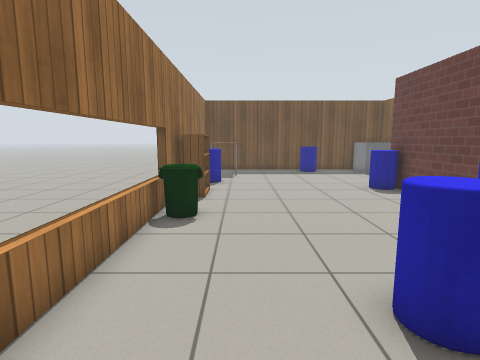
View 1 (above)

17 first-person views from a walk through a world built for the Gazebo simulator. The camera is 1.1 m above the floor, tilts 8° down and sees 80° across. The floor is counted in squares, 0.5 m on a side. Each view is taken from the middle of a square. On the plan, view 1 faces up. The plan holds only what a view shows up to about 18 squares ahead; the rest is blank. Simple patterns stand in for the simulator's built-in surfaces.

View 2
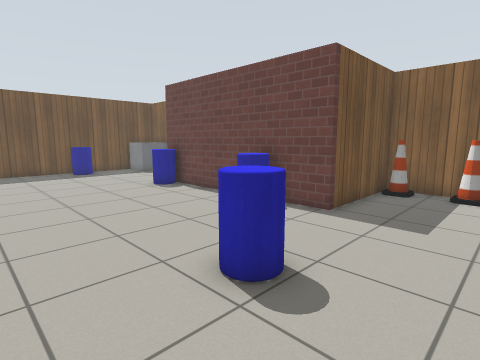

View 3
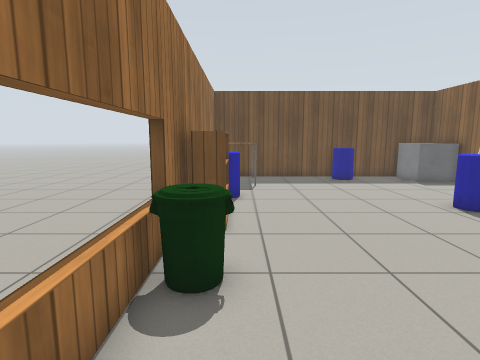

View 4
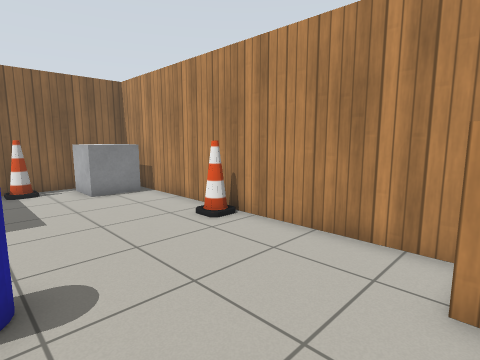

View 5
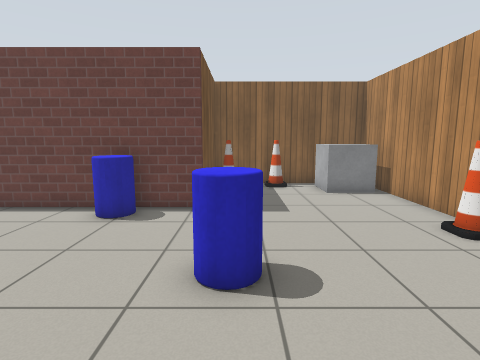

View 6
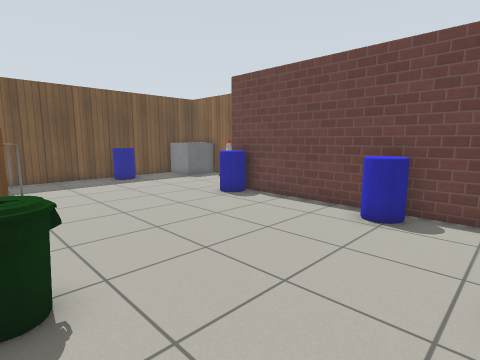

View 7
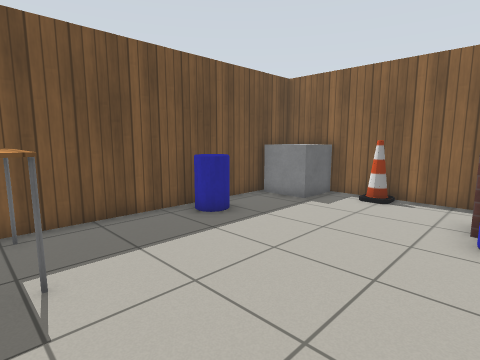

View 8
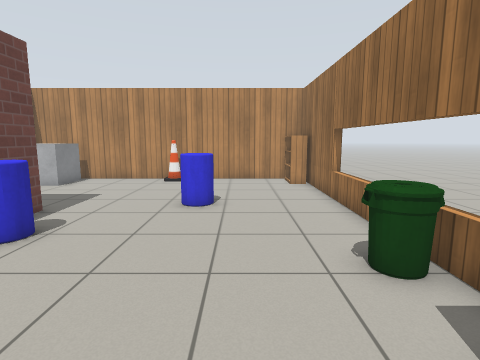

View 9
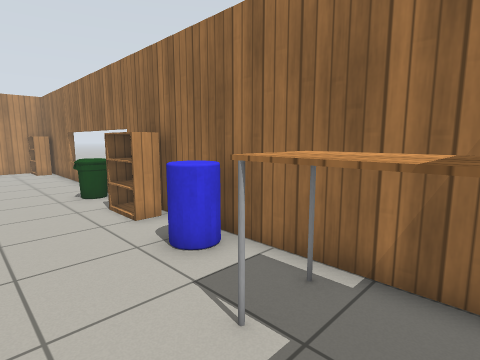

View 10
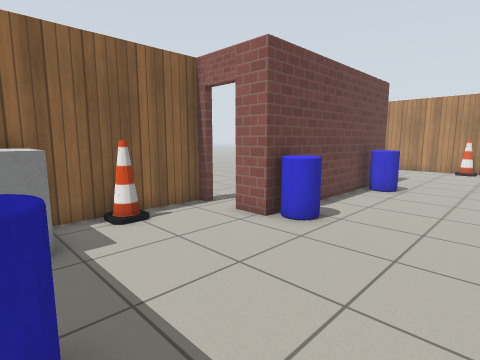

View 11
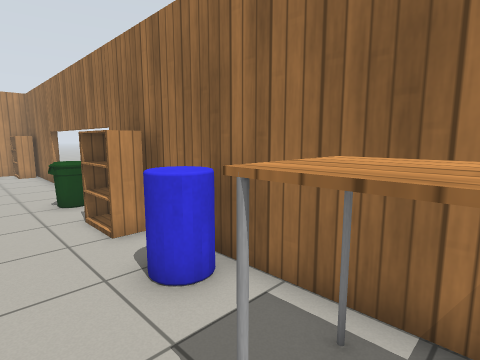

View 12
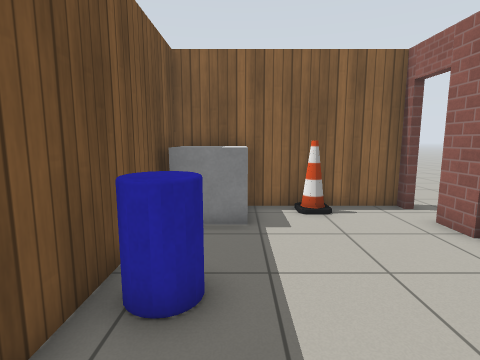

View 13
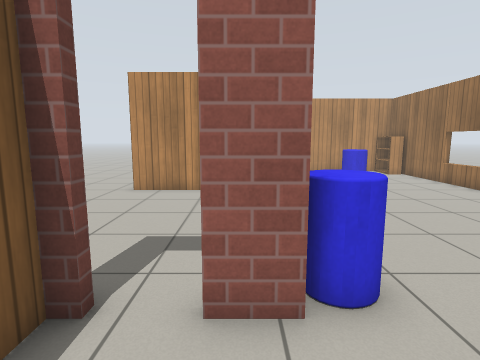

View 14
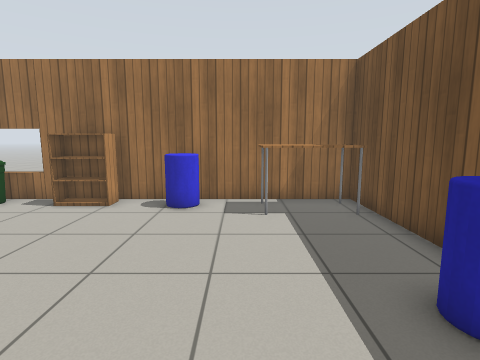

View 15
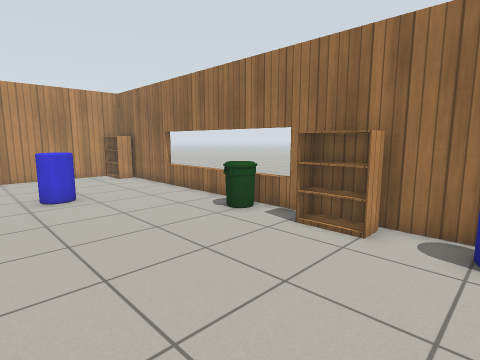

View 16
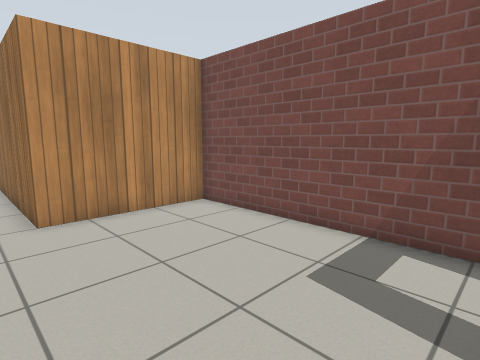

View 17
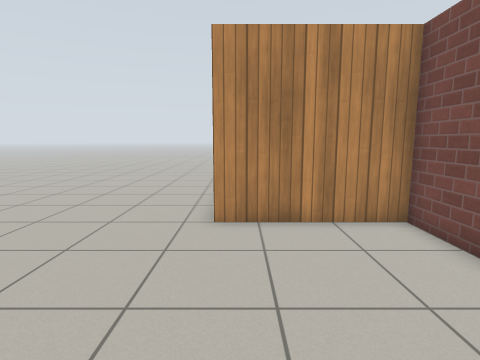

### Floor plan
Points are (right, up) in squares from view 1. A wall is a line through its corners. A room is listed if a view was taken in it or the views show most of it. See-through windows are left out.
Room 1 (views 1, 2, 3, 4, 5, 6, 7, 8, 9, 10, 11, 12, 13, 14, 15)
walls: (7.4, 13.7) (8.5, 13.7); (11.5, 4.2) (7.2, 4.2) (7.2, 12.6); (10.4, 13.7) (10.4, 18.6); (12.7, 2.6) (12.7, -0.4); (5.4, -3.2) (12.4, -3.2); (12.4, -0.5) (12.4, 2.5); (10.4, 21.1) (-2.5, 21.1) (-2.5, -3.2) (4.5, -3.2)
ways out: opening at (13, 4) to room 2; open door at (9.3, 13.7) to room 2
objects: bookshelf (-2, -2) to (-2, -1); bin (-2, 8) to (-1, 9); bookshelf (-2, 11) to (-2, 12); other object (-2, 15) to (-1, 15); table (-2, 18) to (0, 20); other object (2, 3) to (3, 4); cone (4, -3) to (5, -2); other object (4, 20) to (5, 20); other object (6, 6) to (6, 7); other object (6, 13) to (7, 13); other object (9, 19) to (10, 20); other object (10, -2) to (12, -1); cone (10, 17); cone (12, 1); cone (12, 3) to (12, 4)
Room 2 (views 16, 17)
walls: (7.5, 12.6) (7.5, 4.5) (11.6, 4.5)
ways out: opening at (13, 4) to room 1; open door at (9.3, 13.7) to room 1

Positions as (right, up) in squares from view 1, and headings:
1: (0, 0), facing up
2: (-1, 0), facing up-right
3: (-1, 4), facing up
4: (-2, 3), facing down-right
5: (-2, 3), facing right
6: (-2, 4), facing up-right
7: (-1, 13), facing up-right
8: (1, 13), facing down
9: (2, 20), facing down-left
10: (2, 20), facing down-right
11: (1, 19), facing down-left
12: (1, 19), facing right
13: (8, 17), facing down
14: (8, 17), facing left
15: (5, 15), facing down-left
16: (14, 13), facing down-left
17: (12, 12), facing down
